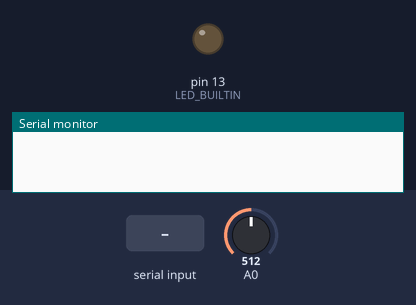
A program run on a simulated Arduino Pro Mini, built with avr-gcc and run on an emulated ATmega328P. Shown: output pins drawn as LEDs (lit = HIGH), the last lines printed to the serial monitor. Dashed ring = blinking. The test bench sets the inputs (shaded band); at power-on: A0 = 512. The local clock reads 2024-03-15 10:24:30 at power-on unless the program sets it.

Above: at 0.1 s.
1.3 s: A0 set to 610
At 2.11 s:
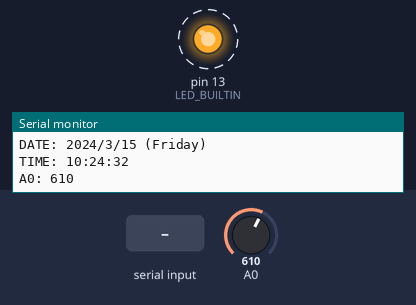
4.4 s: "3913;1\n" received over the second serial link
7.5 s: "3913\n" received over the second serial link
10.6 s: "FI+ADJUST\n" received over the second serial link
Timing chart, 0 to 14.7 s (numbered marks = the images above; inputs shaded):
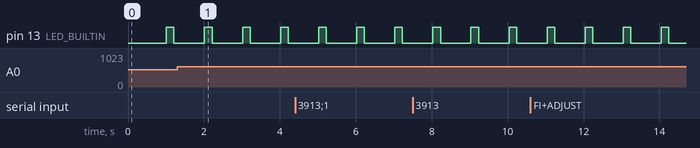

Measured:
- by itself, pin 13 (LED_BUILTIN): alternates HIGH for 0.20 s and LOW for 0.80 s

The program:

main.cpp
```cpp
#include <Arduino.h>
#include "DS1307.h"
#include "RTClib.h"
#include <SoftwareSerial.h>


#define BLUETOOTH_SERIAL_TX 2
#define BLUETOOTH_SERIAL_RX 3

SoftwareSerial BluetoothSerial(BLUETOOTH_SERIAL_RX, BLUETOOTH_SERIAL_TX); // RX, TX


// HIGH LEVEL
RTC_DS1307 rtc;
char daysOfTheWeek[7][12] = {"Sunday", "Monday", "Tuesday", "Wednesday", "Thursday", "Friday", "Saturday"};
DateTime RTC_now;

// LOW LEVEL
DS1307 clock;//define a object of DS1307 class
void printTime();
bool getTime(const char *str);
bool getDate(const char *str);

  int FI_HOUR, FI_MIN, FI_SEC;
  int FI_DAY, FI_MONTH, FI_YEAR;

unsigned long MAIN_millis = 0;
int MAIN_state = 0;
unsigned long STATE_A_millis = 0;
unsigned long STATE_B_millis = 0;

/* ---------------------------------------------
 * @ USART VARIABLE
 * -------------------------------------------*/
char FI_BUFFER[72] = {0};              // a string to hold incoming data
bool FI_USART_RECEIVER_FLAG = false;   // whether the string is complete
uint8_t FI_USART_BUFFER_INDEX = 0;

void BluetoothserialEvent();
void fi_usart_update(char* arr);

void setup()
{
	Serial.begin(115200);
  // while (!Serial); // wait for serial port to connect. Needed for Native USB only
	BluetoothSerial.begin(9600);

  if (! rtc.begin()) {
    Serial.println("Couldn't find RTC");
    Serial.flush();
    abort();
  }
  if (! rtc.isrunning()) {
    Serial.println("RTC is NOT running, let's set the time!");
    // When time needs to be set on a new device, or after a power loss, the
    // following line sets the RTC to the date & time this sketch was compiled
    rtc.adjust(DateTime(F(__DATE__), F(__TIME__)));
    // This line sets the RTC with an explicit date & time, for example to set
    // January 21, 2014 at 3am you would call:
    // rtc.adjust(DateTime(2014, 1, 21, 3, 0, 0));
  }

  // When time needs to be re-set on a previously configured device, the
  // following line sets the RTC to the date & time this sketch was compiled
  // rtc.adjust(DateTime(F(__DATE__), F(__TIME__)));
  // This line sets the RTC with an explicit date & time, for example to set
  // January 21, 2014 at 3am you would call:
  // rtc.adjust(DateTime(2014, 1, 21, 3, 0, 0));

  // get the date and time the compiler was run
  // if (getDate(__DATE__) && getTime(__TIME__)) {
  //   Serial.print(FI_HOUR, DEC);
  //   Serial.print(":");
  //   Serial.print(FI_MIN, DEC);
  //   Serial.print(":");
  //   Serial.print(FI_SEC, DEC);
  //   Serial.print("	");
  //   Serial.print(FI_DAY, DEC);
  //   Serial.print("/");
  //   Serial.print(FI_MONTH, DEC);
  //   Serial.print("/");
  //   Serial.print(FI_YEAR, DEC);
  //   Serial.println();

  // }


  pinMode(LED_BUILTIN, OUTPUT);
  MAIN_state = 1;
  RTC_now = rtc.now();

}

void loop() {
  if (millis() - MAIN_millis > 1000){
    MAIN_millis = millis();

    RTC_now = rtc.now();

    if(analogRead(A0) > 600){
      Serial.print("=============== WATCH UPDATED ===============");

      clock.begin();
      clock.fillByYMD(RTC_now.year(), RTC_now.month(), RTC_now.day());//Jan 19,2013
      clock.fillByHMS(RTC_now.hour(), RTC_now.minute(), RTC_now.second());//15:28 30"
      clock.setTime();//write time to the RTC chip
      printTime();
    }
  }
  if (MAIN_state == 0) {
  }else if (MAIN_state == 1) {
    if (millis() - STATE_A_millis > 1000){
      Serial.print("DATE: ");
      Serial.print(RTC_now.year(), DEC);
      Serial.print('/');
      Serial.print(RTC_now.month(), DEC);
      Serial.print('/');
      Serial.print(RTC_now.day(), DEC);
      Serial.print(" (");
      Serial.print(daysOfTheWeek[RTC_now.dayOfTheWeek()]);
      Serial.print(") ");
      Serial.println();
      Serial.print("TIME: ");
      Serial.print(RTC_now.hour(), DEC);
      Serial.print(':');
      Serial.print(RTC_now.minute(), DEC);
      Serial.print(':');
      Serial.print(RTC_now.second(), DEC);
      Serial.println();

      Serial.print("A0: ");
      Serial.println(analogRead(A0));

      MAIN_state = 2;
      STATE_A_millis = millis();
      STATE_B_millis = millis();
      digitalWrite(LED_BUILTIN, HIGH);
    }
  }else if (MAIN_state == 2) {
    if (millis() - STATE_B_millis > 200){
      digitalWrite(LED_BUILTIN, LOW);
      MAIN_state = 1;
    }
  }

  BluetoothserialEvent();
  // Where are you going? Please stay here! >_<

}
/*Function: Display time on the serial monitor*/
void printTime()
{
	clock.getTime();
	Serial.print(clock.hour, DEC);
	Serial.print(":");
	Serial.print(clock.minute, DEC);
	Serial.print(":");
	Serial.print(clock.second, DEC);
	Serial.print("	");
	Serial.print(clock.month, DEC);
	Serial.print("/");
	Serial.print(clock.dayOfMonth, DEC);
	Serial.print("/");
	Serial.print(clock.year+2000, DEC);
	Serial.println();
}


const char *monthName[12] = {
  "Jan", "Feb", "Mar", "Apr", "May", "Jun",
  "Jul", "Aug", "Sep", "Oct", "Nov", "Dec"
};
bool getTime(const char *str){
  int Hour, Min, Sec;

  if (sscanf(str, "%d:%d:%d", &Hour, &Min, &Sec) != 3) return false;
  FI_HOUR = Hour;
  FI_MIN = Min;
  FI_SEC = Sec;
  return true;
}
bool getDate(const char *str){
  char Month[12];
  int Day, Year;
  uint8_t monthIndex;

  if (sscanf(str, "%s %d %d", Month, &Day, &Year) != 3) return false;
  for (monthIndex = 0; monthIndex < 12; monthIndex++) {
    if (strcmp(Month, monthName[monthIndex]) == 0) break;
  }
  if (monthIndex >= 12) return false;
  FI_DAY = Day;
  FI_MONTH = monthIndex + 1;
  FI_YEAR = Year;
  return true;
}

/*
  SerialEvent occurs whenever a new data comes in the
  hardware serial RX.  This routine is run between each
  time loop() runs, so using delay inside loop can delay
  response.  Multiple bytes of data may be available.
 */

void BluetoothserialEvent() {
  while (BluetoothSerial.available()) {
    // get the new byte:
    char inChar = (char)BluetoothSerial.read();
    Serial.print(inChar);
    // add it to the inputString:
    FI_BUFFER[FI_USART_BUFFER_INDEX] = inChar;
    // if the incoming character is a newline, set a flag
    // so the main loop can do something about it:
    if (inChar == '\n') {
      FI_BUFFER[FI_USART_BUFFER_INDEX+1] = '\0';
      FI_USART_BUFFER_INDEX=0;
      if(strncmp(FI_BUFFER, "3913", 4) == 0)
        FI_USART_RECEIVER_FLAG = true;
    }else{
      FI_USART_BUFFER_INDEX ++;
    }
  }


  if (FI_USART_RECEIVER_FLAG) {
    FI_USART_RECEIVER_FLAG = false;
    //EXECUTE YOUR COMMAND HERE
    fi_usart_update(FI_BUFFER);
  }
}

// 3913;FI+ADJUST=2019;6;1;18;09;59;
// 3913;FI+ADJUST=2020;12;8;14;16;00;
// =====================================================================
void fi_usart_update(char* arr){
  char * item = strtok (arr, ";"); //getting first word (uses space & comma as delimeter)
  item = strtok (NULL, "="); //getting subsequence word
  uint8_t index = 0;
  if(!(strcmp(item,"FI+ADJUST"))){
    digitalWrite(13, HIGH);
    item = strtok (NULL, ";");
    uint16_t _year = atoi(item);
    item = strtok (NULL, ";");
    uint8_t _month = atoi(item);
    item = strtok (NULL, ";");
    uint8_t _day = atoi(item);
    item = strtok (NULL, ";");
    uint8_t _hour = atoi(item);
    item = strtok (NULL, ";");
    uint8_t _minute = atoi(item);
    item = strtok (NULL, ";");
    uint8_t _second = atoi(item);

// #ifdef FI_DEBUG
    Serial.print(_year); Serial.print(",");
    Serial.print(_month); Serial.print(",");
    Serial.print(_day); Serial.print(",");
    Serial.print(_hour); Serial.print(",");
    Serial.print(_minute); Serial.print(",");
    Serial.print(_second); Serial.print(",");
// #endif
    // January 21, 2014 at 3am you would call:
    rtc.adjust(DateTime(_year, _month, _day, _hour , _minute, _second));
    digitalWrite(13, LOW);
    BluetoothSerial.println("3913;9999;");
  }else if(!(strcmp(item,"FI+NOW"))){
    //3913;FI+NOW=0;
    digitalWrite(13, HIGH);
    BluetoothSerial.print(RTC_now.year(), DEC);
    BluetoothSerial.print('/');
    BluetoothSerial.print(RTC_now.month(), DEC);
    BluetoothSerial.print('/');
    BluetoothSerial.print(RTC_now.day(), DEC);
    BluetoothSerial.print(" ");
    BluetoothSerial.print(RTC_now.hour(), DEC);
    BluetoothSerial.print(':');
    BluetoothSerial.print(RTC_now.minute(), DEC);
    BluetoothSerial.print(':');
    BluetoothSerial.print(RTC_now.second(), DEC);
    BluetoothSerial.println();
    digitalWrite(13, LOW);
  }else if(!(strcmp(item,"FI+PING"))){
    BluetoothSerial.println("PING!");
  }

}
```
